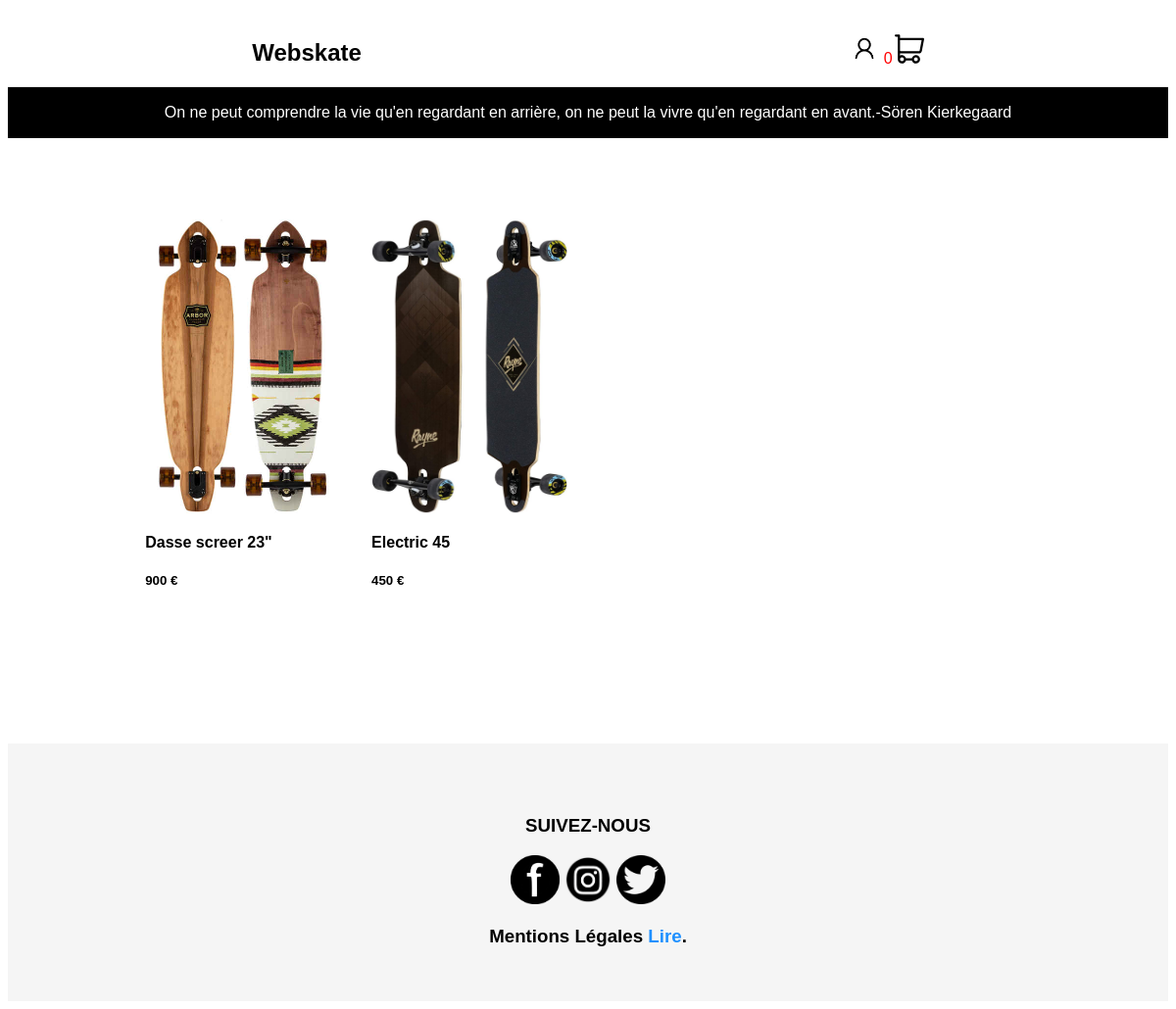
Screenshot of /index.php?page=products&category_id=12 with the database file from the repository.
### tables this page shows
CREATE TABLE `infos` (
  `id` int(11) NOT NULL,
  `sujet` varchar(150) NOT NULL,
  `news` text NOT NULL
);

CREATE TABLE `products` (
  `id` int(11) NOT NULL,
  `name` varchar(100) NOT NULL,
  `description` text NOT NULL,
  `price` int(11) NOT NULL,
  `quantity` int(11) NOT NULL,
  `published` tinyint(1) NOT NULL DEFAULT '1',
  `image` varchar(255) DEFAULT NULL,
  `category_id` int(11) NOT NULL
);

### controllers/ProductsController.php (called while the page is built, shortened)
<?php
require_once 'models/Products.php';
require_once 'models/Information.php';
$infos = getInformations();
if(isset($_GET['category_id'])){
    $products = getProductsByCategoryId($_GET['category_id']);
}
else{
    $products = getAllProducts();
}
require('views/Allproducts.php');

### models/Information.php (called while the page is built)
<?php
function getInformations()
{
    $db = dbConnect();
    $query = $db->query('SELECT * FROM infos');
    $infos = $query->fetchAll();
    return $infos;
}

### models/Products.php (called while the page is built, shortened)
<?php
function getProductsByCategoryId($categoryId)
{
    $db = dbConnect();
    $query = $db->prepare('SELECT * FROM products WHERE category_id = ' . $categoryId);
    $query->execute();
    $products = $query->fetchAll();
    return $products;
}

### views/Allproducts.php (the view, shortened to what this page needs)
<?php require ('partials/header.php'); ?>
    <div class="products_position">
        <div class="row">
            <a href="">
                <div class="product">
                    <?php foreach($products as $product): ?>
                        <div class="column">
                        <div class="col-md-4 mb-4">
                            <a href="index.php?page=product&product_id=<?= $product['id']; ?>">
                                <img src="assets/images/product/<?= ($product['image']) ?>" alt="images" height="300px" width="200px">
                                <h4><?= $product['name']; ?></h4>
                                <h5><?= $product['price']; ?> €</h5>
                                <br><br><br
                            </a>
                        </div>
                        </div>
                    <?php endforeach; ?>
                </div>
            </a>
        </div>
    </div>
<?php require ('partials/footer.php'); ?>

### views/partials/header.php (shortened to what this page needs)
<!DOCTYPE html>
<html lang="FR">
<head>
</head>
</html>
<body>
    <nav>
        <div class="logo">
            <a href="index.php"><h1>Webskate</h1></a>
        </div>
        <div class="icone">
            <div class="icone">
                    <div>
                        <?php if(!isset($_SESSION['user'])): ?><a href="index.php?page=register&action=register"> <img src="assets/images/accueil/user_.png" width="30px" height="31px"> </img></a><?php endif; ?>
                       <a href="index.php?page=cart&action=cart"><span class="numberofarticle"><?=$num_items_in_cart?></span><img src="assets/images/accueil/ecom.svg" width="30px" height="30px"></img></a>
                    </div>
                </div>
        </div>
    </nav>
    <?php foreach($infos as $info): ?>
            <div class="promo"><p class="promo_P"><?=  htmlspecialchars($info['news']) ?></p></div>
    <?php endforeach; ?>

### assets/css/styles.css (style rules this page uses)
* { box-sizing: border-box; }
a { color: black; }
.promo { background-color: black; padding: 1px; }
a { outline: none; text-decoration: none; }
.promo_p { color: #ffffff; text-align: center; }
.numberofarticle { color:red; height: 20px; width: 11px; border-radius: 50%; display: inline-block; position:center; }
.products_position { margin: 7%; margin-left: 11%; margin-right: 11%; }
.column { float: left; width: 25%; padding: 0 10px; }
.row:after { content: ""; display: table; clear: both; }
html { font-family: "Lucida Sans", sans-serif; }
nav { display: flex; justify-content: space-around; border-bottom: #E5E5E5 1px solid; margin-top: 10px; }
.icone { margin-top: 12px; }
.logo { margin-top: 10px; }
a { text-decoration: none; }
@media screen and (max-width: 1200px) { .icone a { width: 18px; } }

### rows the page displays
infos: news "On ne peut comprendre la vie qu'en regardant en arrière, on ne peut la vivre qu'en regardant en avant.-Sören Kierkegaard"
products: image (picture), name "Dasse screer 23\"", price "900"
products: image (picture), name "Electric 45", price "450"

### other values shown
$num_items_in_cart "0"
